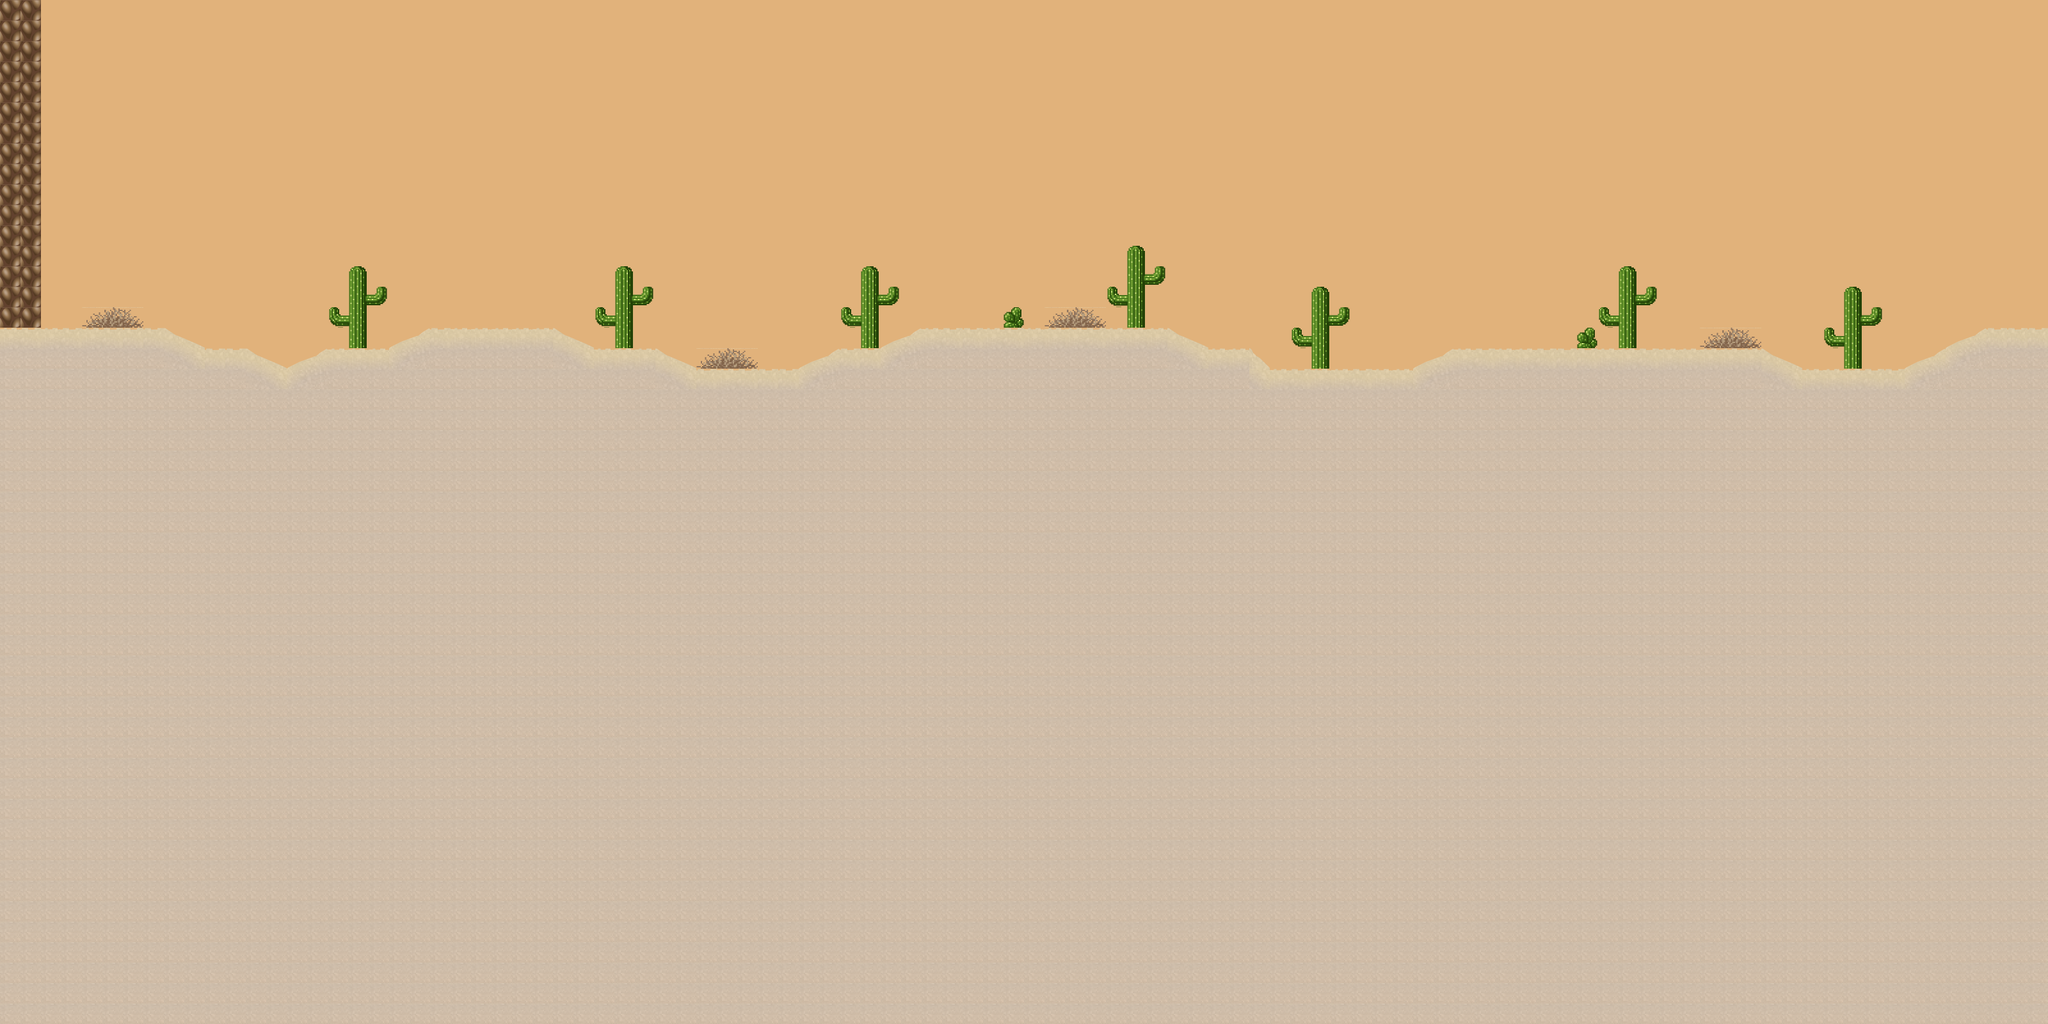

This is a level from a 2D game, rendered from its Tiled map with the project's own tilesets. A one-line summary and the map file follow, with tile-layer data summarised:
An orthogonal 100x50 tile map with 32x32 px tiles, 2 tile layers (Background, Foreground) and 6 objects (2x ChickBot, SideTravel, NPC, Sign, StartSpawn).

<map version="1.0" orientation="orthogonal" width="100" height="50" tilewidth="32" tileheight="32">
 <properties>
  <property name="camera_x" value="112" />
  <property name="camera_y" value="176" />
  <property name="music" value="music/scene_desert.mp3" />
 </properties>
 <tileset firstgid="1" source="tileset.tsx" />
 <layer name="Background" width="100" height="50">
  <properties>
   <property name="parallax" value="0.7" />
  </properties>
  <data>[5000 cells, 5000 non-empty, 7 distinct tile ids]</data>
 </layer>
 <layer name="Foreground" width="100" height="50">
  <data>[5000 cells, 3412 non-empty, 23 distinct tile ids]</data>
 </layer>
 <objectgroup name="Objects" width="100" height="50">
  <object name="right" type="SideTravel" x="3168" y="128" width="32" height="384">
   <properties>
    <property name="mapfile" value="maps/original.tmx" />
    <property name="side" value="right" />
    <property name="spawnpoint" value="left" />
   </properties>
  </object>
  <object type="NPC" x="736" y="416" width="64" height="96">
   <properties>
    <property name="filename" value="dialogs/npc_cactus.json" />
   </properties>
  </object>
  <object type="Sign" x="2336" y="480" width="64" height="64">
   <properties>
    <property name="filename" value="dialogs/sign_directions.json" />
   </properties>
  </object>
  <object type="ChickBot" x="2624" y="448" width="128" height="96" />
  <object type="ChickBot" x="1088" y="480" width="128" height="96" />
  <object name="start" type="StartSpawn" x="128" y="448" width="64" height="64" />
 </objectgroup>
</map>
